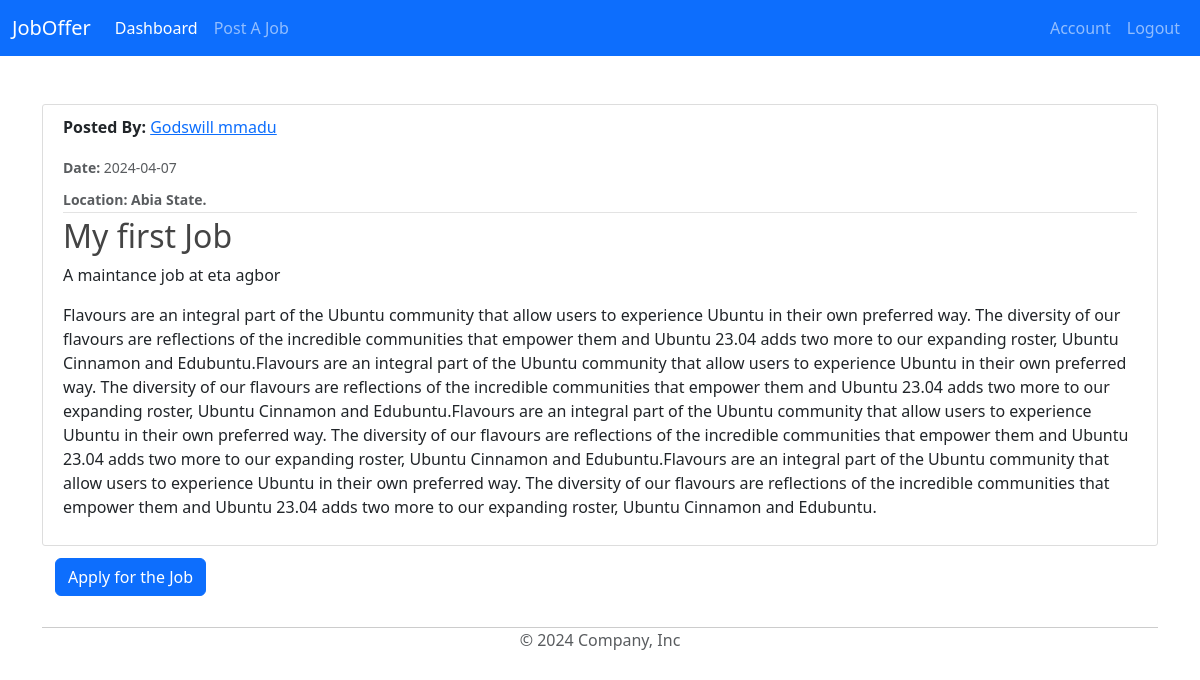
/jobs/jobs/1 (signed in), run on the app's committed database.
### model/base.py (models this page shows, shortened)
class BaseUser(Base, UserMixin):
    id = Column(Integer, primary_key=True)
    username = Column(String(80), unique=True, nullable=False)
    email = Column(String(120), unique=True, nullable=False)
    image_file = Column(String(20), nullable=False, default='default.jpg')
    password = Column(String(60), nullable=False)
    date_joined = Column(DateTime, nullable=False, default=datetime.utcnow)
    phone = Column(String(14), unique=True, nullable=False)
    state = Column(String(20), nullable=False)

class Job(Base):
    __tablename__ = 'jobs'
    id = Column(Integer, primary_key=True)
    client_id = Column(Integer, ForeignKey('clients.id'))
    job_title = Column(String(100), nullable=False)
    job_description = Column(String(500), nullable=False)
    plumber_id = Column(Integer, ForeignKey('plumbers.id'))
    content = Column(String(1000), nullable=False)
    date_posted = Column(DateTime, nullable=False, default=datetime.utcnow)
    location = Column(String(100), nullable=False)
    rank = relationship('Rank', backref='job_rank')

### model/jobs/routes.py (the view)
@job_route.route("/jobs/<int:job_id>", strict_slashes=False)
def job(job_id):
    job = Job.query.get_or_404(job_id)
    return render_template('job.html', title=job.job_title, job=job)

### model/clients/routes.py (called while the page is built)
@login_manager.user_loader
def load_user(user_id):
    client = Client.query.get(int(user_id))
    return client

### model/jobs/templates/job.html
{% extends "layout.html" %}
{% block content %}
<link rel="stylesheet" type="text/css" href="{{ url_for('static', filename='main.css') }}">
<article class="media content-section">
    <div class="media-body">
      <div class="article-metadata">
        <p><strong>Posted By: </strong><a class="mr-2" href="#">{{ job.clients.username }}</a></p>
        <small class="text-muted"><strong>Date: </strong>{{ job.date_posted.strftime('%Y-%m-%d') }}</small>
        <div class="mt-2">
          <small class="text-muted"><strong>Location: {{ job.location }} State.</strong></small>
        </div>
      </div>
      <h2 class="article-title">{{ job.job_title }}</h2>
      <p class="article-content">{{ job.job_description }}</p>
      <p class="article-content">{{ job.content }}</p>
    </div>
  </article>
  <div class="btn">
    <button type="submit" class="btn btn-primary" href="#">Apply for the Job</button>
  </div>
{% endblock content %}

### model/static/main.css (style rules this page uses)
* { padding: 0; margin: 0; }
h1, h2, h3, h4, h5, h6 { color: #444444; }
.content-section { background: #ffffff; padding: 10px 20px; border: 1px solid #dddddd; border-radius: 3px; margin-bottom: 5px; }
.article-title { color: #444444; }
.article-content { white-space: pre-line; }
.article-metadata { padding-bottom: 1px; margin-bottom: 4px; border-bottom: 1px solid #e3e3e3 }
.btn { text-align: right; }

### data on the page
BaseUser: clients.username "Godswill mmadu"
Job: date_posted "2024-04-07", location "Abia", job_title "My first Job", job_description "A maintance job at eta agbor", content "Flavours are an integral part of the Ubuntu community that allow users to experience Ubuntu in their own preferred way. The diversity of our flavours are reflections of the incredible communities that empower them and Ubuntu 23.04 adds two more to our expanding roster, Ubuntu Cinnamon and Edubuntu.Flavours are an integral part of the Ubuntu community that allow users to experience Ubuntu in their own preferred way. The diversity of our flavours are reflections of the incredible communities that empower them and Ubuntu 23.04 adds two more to our expanding roster, Ubuntu Cinnamon and Edubuntu.Flavours are an integral part of the Ubuntu community that allow users to experience Ubuntu in their…"
